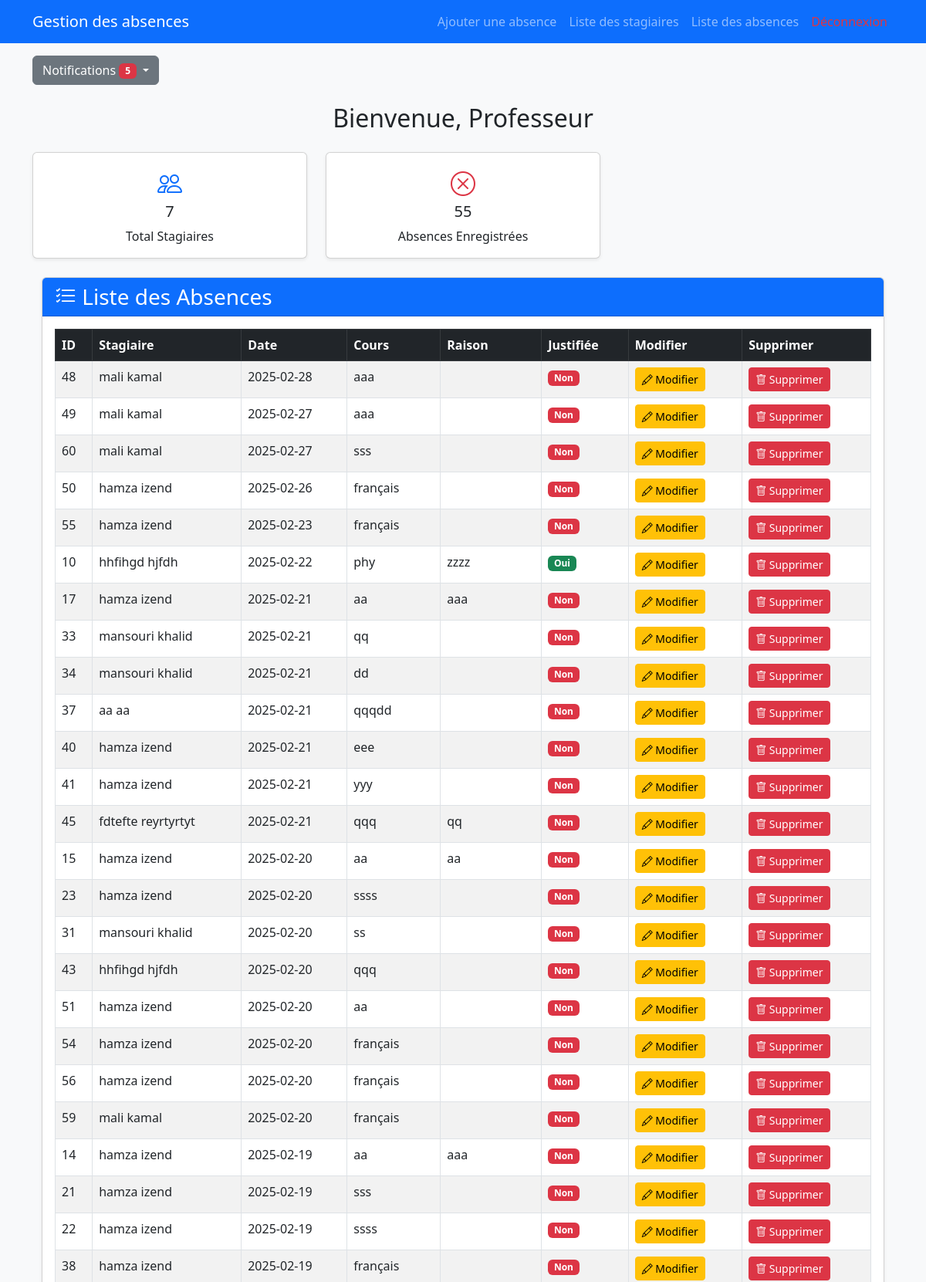
The page /index.php?page=liste_absence (signed in, upper part) on the database its author committed.
### tables this page shows
CREATE TABLE `utilisateurs` (
  `id` int(11) NOT NULL,
  `nom` varchar(100) NOT NULL,
  `prenom` varchar(100) NOT NULL,
  `email` varchar(150) NOT NULL,
  `mot_de_passe` varchar(255) NOT NULL,
  `role` enum('administrateur','professeur') NOT NULL,
  `date_creation` timestamp NOT NULL DEFAULT current_timestamp()
);

CREATE TABLE `absences` (
  `id` int(11) NOT NULL,
  `stagiaire_id` int(11) NOT NULL,
  `date_absence` date NOT NULL,
  `cours` varchar(100) NOT NULL,
  `raison` text DEFAULT NULL,
  `justifie` tinyint(1) DEFAULT 0
);

CREATE TABLE `stagiaires` (
  `id` int(11) NOT NULL,
  `nom` varchar(100) NOT NULL,
  `prenom` varchar(100) NOT NULL,
  `programme` varchar(100) NOT NULL,
  `email` varchar(150) DEFAULT NULL,
  `date_inscription` timestamp NOT NULL DEFAULT current_timestamp()
);

### liste_absence.php (the view, shortened to what this page needs)
<?php
include 'baseDonnee.php';
try {
    $stmt = $pdo->query("
        SELECT absences.*, stagiaires.nom, stagiaires.prenom
        FROM absences
        JOIN stagiaires ON absences.stagiaire_id = stagiaires.id
        ORDER BY date_absence DESC
    ");
    $absences = $stmt->fetchAll();
} catch (PDOException $e) {
    $message = "<div class='alert alert-danger'>Erreur : " . $e->getMessage() . "</div>";
}
?>
<!DOCTYPE html>
<html lang="fr">
<head>
    <link href="https://cdn.jsdelivr.net/npm/bootstrap@5.3.0/dist/css/bootstrap.min.css" rel="stylesheet">
    <link href="https://cdn.jsdelivr.net/npm/bootstrap-icons/font/bootstrap-icons.css" rel="stylesheet">
</head>
<body class="bg-light">
<div class="container mt-4">
    <div class="card shadow-sm">
        <div class="card-header bg-primary text-white">
            <h3 class="mb-0"><i class="bi bi-list-check"></i> Liste des Absences</h3>
        </div>
        <div class="card-body">
            <div class="table-responsive">
                <table class="table table-bordered table-striped table-hover">
                    <thead class="table-dark">
                        <tr>
                            <th>ID</th>
                            <th>Stagiaire</th>
                            <th>Date</th>
                            <th>Cours</th>
                            <th>Raison</th>
                            <th>Justifiée</th>
                            <th>Modifier</th>
                            <th>Supprimer</th>
                        </tr>
                    </thead>
                    <tbody>
                        <?php foreach ($absences as $absence): ?>
                        <tr>
                            <td><?= $absence['id'] ?></td>
                            <td><?= htmlspecialchars($absence['nom'] . ' ' . $absence['prenom']) ?></td>
                            <td><?= htmlspecialchars($absence['date_absence']) ?></td>
                            <td><?= htmlspecialchars($absence['cours']) ?></td>
                            <td><?= htmlspecialchars($absence['raison']) ?></td>
                            <td>
                                <?php if ($absence['justifie']): ?>
                                    <span class="badge bg-success">Oui</span>
                                <?php else: ?>
                                    <span class="badge bg-danger">Non</span>
                                <?php endif; ?>
                            </td>
                            <td>
                                <a href="modifier_absence.php?id=<?= $absence['id'] ?>" class="btn btn-warning btn-sm">
                                    <i class="bi bi-pencil"></i> Modifier
                                </a>
                            </td>
                            <td>
                                <form method="POST" onsubmit="return confirm('Êtes-vous sûr de vouloir supprimer cette absence ?');">
                                    <button type="submit" class="btn btn-danger btn-sm">
                                        <i class="bi bi-trash"></i> Supprimer
                                    </button>
                                </form>
                            </td>
                        </tr>
                        <?php endforeach; ?>
                    </tbody>
                </table>
            </div>
        </div>
    </div>
</div>
</body>
</html>

### index.php (shortened to what this page needs)
<?php
require_once 'notifications.php';
$user_id = $_SESSION['utilisateur_id'];
$stmt = $pdo->prepare("SELECT role FROM utilisateurs WHERE id = ?");
$stmt->execute([$user_id]);
$user = $stmt->fetch(PDO::FETCH_ASSOC);
$role = $user['role'] ?? 'professeur';
$stmtNotif = $pdo->prepare("SELECT * FROM notifications WHERE utilisateur_id = ? ORDER BY date_notification DESC LIMIT 5");
$stmtNotif->execute([$user_id]);
$notifications = $stmtNotif->fetchAll();
$nbStagiaires = $pdo->query("SELECT COUNT(*) FROM stagiaires")->fetchColumn();
$nbAbsences = $pdo->query("SELECT COUNT(*) FROM absences")->fetchColumn();
?>
<!DOCTYPE html>
<html lang="fr">
<head>
    <link href="https://cdn.jsdelivr.net/npm/bootstrap@5.3.0/dist/css/bootstrap.min.css" rel="stylesheet">
</head>
<body class="bg-light">
<nav class="navbar navbar-expand-lg navbar-dark bg-primary">
    <div class="container">
        <a class="navbar-brand" href="index.php">Gestion des absences</a>
        <div class="collapse navbar-collapse" id="navbarNav">
            <ul class="navbar-nav ms-auto">
                <?php if ($role === 'administrateur') : ?>
                    <li class="nav-item"><a class="nav-link" href="?page=ajout_stagiaire">Ajouter un stagiaire</a></li>
                    <li class="nav-item"><a class="nav-link" href="?page=report_absence">Rapports d'absences</a></li>
                <?php else : ?>
                    <li class="nav-item"><a class="nav-link" href="?page=ajout_absence">Ajouter une absence</a></li>
                <?php endif; ?>
                <li class="nav-item"><a class="nav-link" href="?page=liste_stagiaire">Liste des stagiaires</a></li>
                <li class="nav-item"><a class="nav-link" href="?page=liste_absence">Liste des absences</a></li>
                <li class="nav-item"><a class="nav-link text-danger" href="logout.php">Déconnexion</a></li>
            </ul>
        </div>
    </div>
</nav>
<div class="container mt-3">
    <div class="dropdown">
        <button class="btn btn-secondary dropdown-toggle" type="button" id="dropdownNotifications" data-bs-toggle="dropdown" aria-expanded="false">
            Notifications <span class="badge bg-danger"><?= count($notifications) ?></span>
        </button>
    </div>
</div>
<div class="container mt-4">
    <h2 class="text-center">Bienvenue, <?= ucfirst($role) ?></h2>
    <div class="row mt-4">
        <div class="col-md-4">
            <div class="card shadow-sm text-center">
                <div class="card-body">
                    <div class="card-icon text-primary"><i class="bi bi-people"></i></div>
                    <h5 class="card-title"><?= $nbStagiaires ?></h5>
                    <p class="card-text">Total Stagiaires</p>
                </div>
            </div>
        </div>
        <div class="col-md-4">
            <div class="card shadow-sm text-center">
                <div class="card-body">
                    <div class="card-icon text-danger"><i class="bi bi-x-circle"></i></div>
                    <h5 class="card-title"><?= $nbAbsences ?></h5>
                    <p class="card-text">Absences Enregistrées</p>
                </div>
            </div>
        </div>
    </div>
    <div class="mt-4">
        <?php
        if (isset($_GET['page'])) {
            $page = $_GET['page'];
            $allowed_pages = ['ajout_stagiaire', 'liste_stagiaire', 'ajout_absence', 'liste_absence', 'report_absence', 'modifier_absence'];
            if (in_array($page, $allowed_pages)) {
                include $page . '.php';
            } else {
                echo "<div class='alert alert-danger'>Page non autorisée.</div>";
            }
        } else {
            echo "<div class='alert alert-info text-center'>Utilisez le menu pour naviguer.</div>";
        }
        ?>
    </div>
</div>
<link rel="stylesheet" href="https://cdn.jsdelivr.net/npm/bootstrap-icons/font/bootstrap-icons.css">
</body>
</html>

### index.php (style rules this page uses)
.card-icon { font-size: 2rem; }

### rows shown on the page
utilisateurs: role "Professeur"
absences: id "48", stagiaire.prenom "mali kamal", date_absence "2025-02-28", cours "aaa", justifie "Non"
absences: id "49", stagiaire.prenom "mali kamal", date_absence "2025-02-27", cours "aaa", justifie "Non"
absences: id "60", stagiaire.prenom "mali kamal", date_absence "2025-02-27", cours "sss", justifie "Non"
absences: id "50", stagiaire.prenom "hamza izend", date_absence "2025-02-26", cours "français", justifie "Non"
absences: id "55", stagiaire.prenom "hamza izend", date_absence "2025-02-23", cours "français", justifie "Non"
absences: id "10", stagiaire.prenom "hhfihgd hjfdh", date_absence "2025-02-22", cours "phy", raison "zzzz", justifie "Oui"
absences: id "17", stagiaire.prenom "hamza izend", date_absence "2025-02-21", cours "aa", raison "aaa", justifie "Non"
absences: id "33", stagiaire.prenom "mansouri khalid", date_absence "2025-02-21", cours "qq", justifie "Non"
absences: id "34", stagiaire.prenom "mansouri khalid", date_absence "2025-02-21", cours "dd", justifie "Non"
absences: id "37", stagiaire.prenom "aa aa", date_absence "2025-02-21", cours "qqqdd", justifie "Non"
absences: id "40", stagiaire.prenom "hamza izend", date_absence "2025-02-21", cours "eee", justifie "Non"
absences: id "41", stagiaire.prenom "hamza izend", date_absence "2025-02-21", cours "yyy", justifie "Non"
absences: id "45", stagiaire.prenom "fdtefte reyrtyrtyt", date_absence "2025-02-21", cours "qqq", raison "qq", justifie "Non"
absences: id "15", stagiaire.prenom "hamza izend", date_absence "2025-02-20", cours "aa", raison "aa", justifie "Non"
absences: id "23", stagiaire.prenom "hamza izend", date_absence "2025-02-20", cours "ssss", justifie "Non"
absences: id "31", stagiaire.prenom "mansouri khalid", date_absence "2025-02-20", cours "ss", justifie "Non"
absences: id "43", stagiaire.prenom "hhfihgd hjfdh", date_absence "2025-02-20", cours "qqq", justifie "Non"
absences: id "51", stagiaire.prenom "hamza izend", date_absence "2025-02-20", cours "aa", justifie "Non"
absences: id "54", stagiaire.prenom "hamza izend", date_absence "2025-02-20", cours "français", justifie "Non"
absences: id "56", stagiaire.prenom "hamza izend", date_absence "2025-02-20", cours "français", justifie "Non"
absences: id "59", stagiaire.prenom "mali kamal", date_absence "2025-02-20", cours "français", justifie "Non"
absences: id "14", stagiaire.prenom "hamza izend", date_absence "2025-02-19", cours "aa", raison "aaa", justifie "Non"
absences: id "21", stagiaire.prenom "hamza izend", date_absence "2025-02-19", cours "sss", justifie "Non"
absences: id "22", stagiaire.prenom "hamza izend", date_absence "2025-02-19", cours "ssss", justifie "Non"
absences: id "38", stagiaire.prenom "hamza izend", date_absence "2025-02-19", cours "français", justifie "Non"

### other values the page prints
count($notifications) "5"
$nbStagiaires "7"
$nbAbsences "55"
